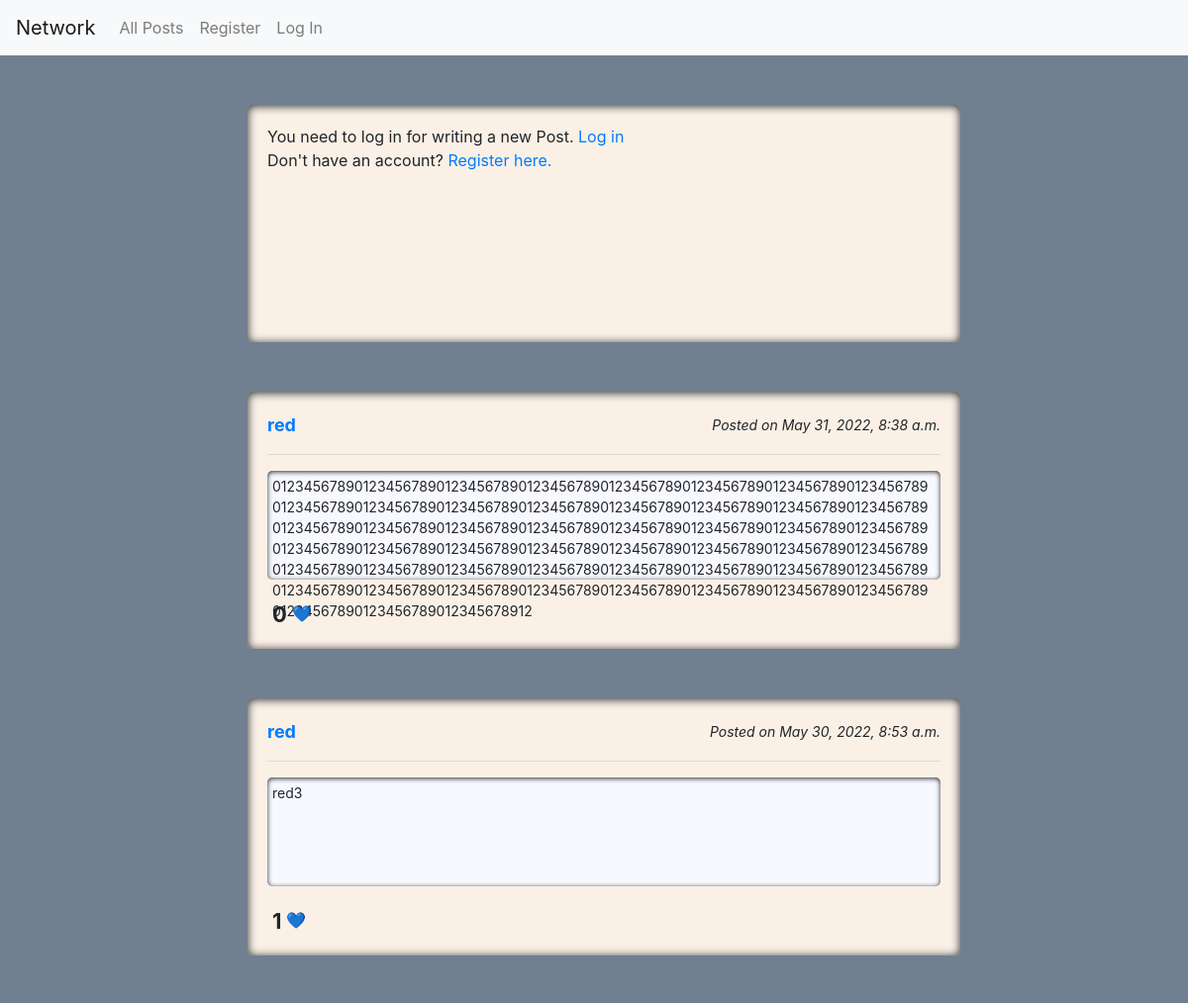
The app's page / (upper part), older data.
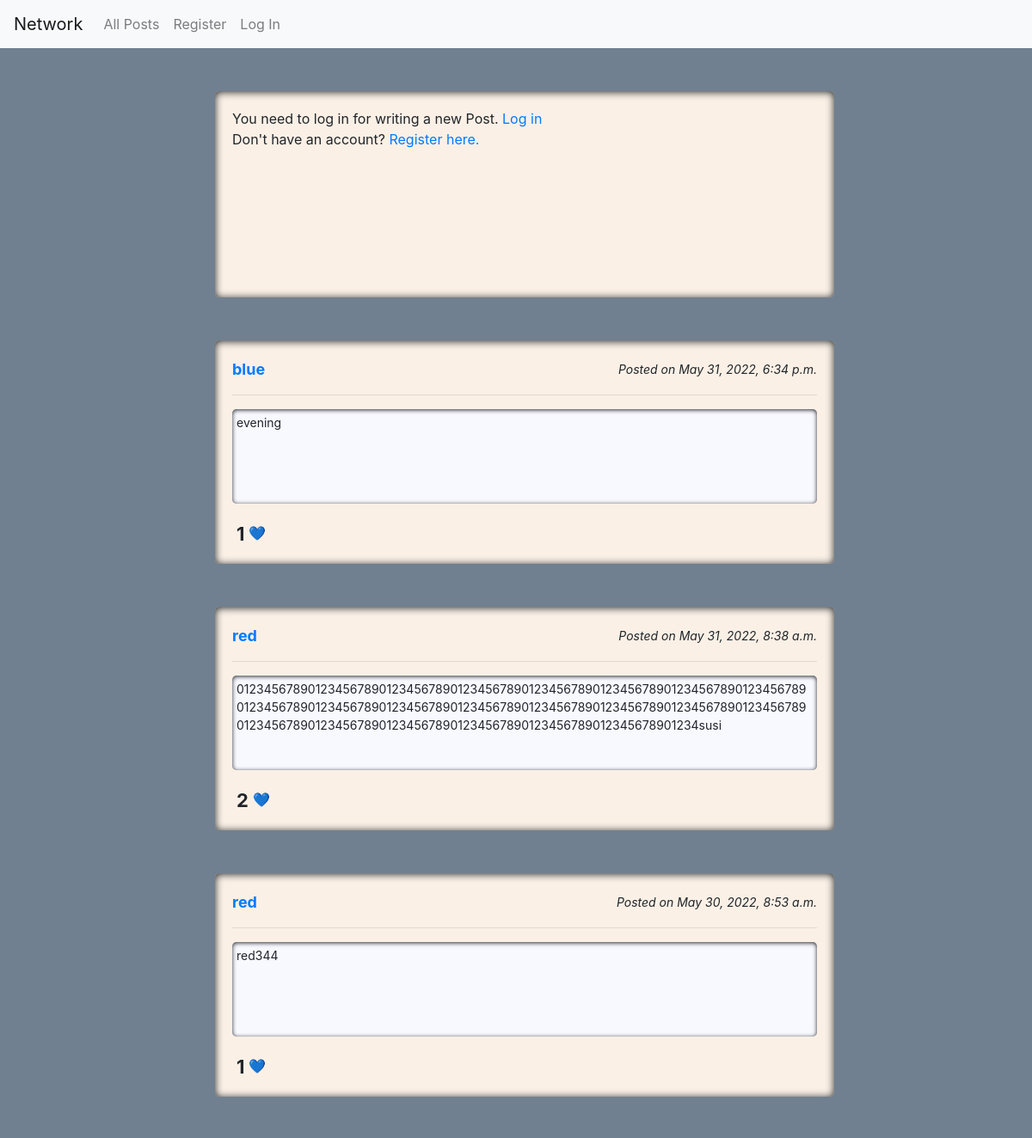
The same page, newer data.
### network/models.py (models this page shows, shortened)
class Post(models.Model):
    user = models.ForeignKey('User', on_delete=models.CASCADE)
    content = models.CharField(max_length=512)
    posted = models.DateTimeField(auto_now_add=True)
    likes = models.IntegerField(default=0)

class User(AbstractUser):
    pass

### network/views.py (the view, shortened to what this page needs)
# urls.py: path("", views.index, name="index"),
def index(request, profile_info=None):
    current_user = request.user
    if request.method == 'POST':
        form = PostForm(request.POST)
        if form.is_valid:
            form = form.save(commit=False)
            form.user_id = current_user.id
            form.save()
            return HttpResponseRedirect("/")
        else:
            return HttpResponseRedirect("/")
    else:
        if "/following" in request.path:
            if not request.user.is_authenticated:
                return render(request, "network/login.html")
            current_user_isfollowing = current_user.profile.following.all()
            other_users_pks = []
            for profile in current_user_isfollowing:
                other_users_pk = profile.user.id
                other_users_pks.append(other_users_pk)
            all_posts = Post.objects.select_related().filter(user_id__in=other_users_pks).order_by('-posted')
        else:
            all_posts = Post.objects.select_related().order_by('-posted')
        all_liked_posts = []
        if request.user.is_authenticated:
            my_likes = request.user.profile.my_like.all()
            for post in my_likes:
                all_liked_posts.append(post.id)
        paginate_posts = Paginator(all_posts, 10, orphans=0, allow_empty_first_page=True)
        page_number = request.GET.get('page')
        page_obj = paginate_posts.get_page(page_number)
        return render(request, "network/index.html" , {
            "form": PostForm(),
            "profile": profile_info,
            "liked": all_liked_posts,
            "posts": page_obj
        })

### network/templates/network/index.html (shortened to what this page needs)
{% extends "network/layout.html" %}
{% load static %}
{% block body %}
    <div class="grid">
        <div class="side-bar">
        </div>
        <div class="grid-item">
            <div id="post_container">
                {% if user.is_authenticated %}
                    <form action="{% url 'index' %}" method="post">
                        {% csrf_token %}
                        <label id="form_label">{{ form.content.label }}</label>
                        <div>{{ form.content }}</div>
                        <input type="submit" value="Post" class="btn btn-primary">
                    </form>
                {% else %}
                    <div>
                        You need to log in for writing a new Post.
                        <a href="{% url 'login' %}">Log in</a><br>
                        Don't have an account? <a href="{% url 'register' %}">Register here.</a>
                    </div>
                {% endif %}
            </div>
            <div id="posts_frame">
                {% if posts %}
                    {% for post in posts %}
                        <div id="frame_{{post.id}}" class="post_body">
                            <div class="post_header">
                                <div class="post_username">
                                    <a href={% url 'profile' post.user.username %}>{{ post.user.username }}</a>
                                </div>
                                <div id="timestamp_{{post.id}}" class="post_time">
                                    Posted on {{ post.posted }}
                                </div>
                            </div>
                            <hr>
                            <div id="content_{{post.id}}" class="post_content">
                                {{ post.content }}
                            </div>
                            <div class="post_footer">
                                <div id="likes_{{post.id}}" class="post_likes">
                                    <span id="count_{{post.id}}" class="post_like_counter">{{ post.likes }}</span>
                                    {% if post.id in liked %}
                                        <button id="like_{{post.id}}" type="button" name="like" class="btn btn-default">❤️</button>
                                    {% else %}
                                        <button id="like_{{post.id}}" type="button" name="like" class="btn btn-default">💙</button>
                                    {% endif %}
                                </div>
                                <div class="post_editbutton">
                                </div>
                            </div>
                        </div>
                    {% endfor %}
                {% else %}
                    <div class="no_post">
                        No posts.
                    </div>
                {% endif %}
            </div>
        </div>
        <div class="grid-item">
        </div>
    </div>
{% endblock %}

### network/templates/network/layout.html (shortened to what this page needs)
{% load static %}
<!DOCTYPE html>
<html lang="en">
    <head>
        <link rel="stylesheet" href="https://stackpath.bootstrapcdn.com/bootstrap/4.4.1/css/bootstrap.min.css">
        <link href="{% static 'network/styles.css' %}" rel="stylesheet">
    </head>
    <body>
        <nav class="navbar navbar-expand-lg navbar-light bg-light">
            <a class="navbar-brand" href="{% url 'index' %}">Network</a>
            <div>
                <ul class="navbar-nav mr-auto">
                    <li class="nav-item">
                        <a class="nav-link" href="{% url 'index' %}">All Posts</a>
                    </li>
                    {% if user.is_authenticated %}
                        <li class="nav-item">
                            <a class="nav-link" href="{% url 'following' %}">Following</a>
                        </li>
                        <li class="nav-item">
                            <a class="nav-link" href="{% url 'logout' %}">Log Out</a>
                        </li>
                    {% else %}
                        <li class="nav-item">
                            <a class="nav-link" href="{% url 'register' %}">Register</a>
                        </li>
                        <li class="nav-item">
                            <a class="nav-link" href="{% url 'login' %}">Log In</a>
                        </li>
                    {% endif %}
                </ul>
            </div>
        </nav>
        <div class="body">
            {% block body %}
            {% endblock %}
        </div>
    </body>
</html>

### network/static/network/styles.css (style rules this page uses)
body { background-color: slategray; }
textarea, .post_content { box-shadow: inset 0px 1px 5px; }
.grid { display: grid; grid-template-columns: auto 800px auto; }
#post_container { height: 240px; }
.post_body { height: 260px; margin-bottom: 50px; font-size: 14px; }
.post_body, #profile_frame, #post_container, .no_post { margin: 50px; border-radius: 5px; padding: 20px; background-color: linen; width: 720px; box-shadow: inset 0px 1px 10px; }
.post_header, .post_footer { display: grid; grid-template-columns: auto auto; }
.post_username { font-size: large; font-weight: bold; }
.post_editbutton, .post_time { text-align: right; }
.post_time { font-style: italic; padding-top: 3px; }
.post_content { background-color: ghostwhite; word-break: break-word; width: 100%; height: 110px; margin: 5px 0px 15px 0px; padding: 5px; border-radius: 5px; }
.post_like_counter { padding-left: 5px; font-size: 22px; font-weight: bolder; }
.btn-default { margin-bottom: 10px; margin-left: -12px; outline: none; }

Row changes from the older to the newer data that the page shows:
added Post: user.username "blue", posted "May 31, 2022, 6:34 p.m.", content "evening", likes "1"
changed Post: content "01234567890123456789012345678901234567890123456789012345678901234567890123456789012345678901234567890123456789012345678901234567890123456789012345678901234567890123456789012345678901234567890123456789012345678901234567890123456789012345678901234567890123456789012345678901234567890123456789012345678901234567890123456789012345678901234567890123456789012345678901234567890123456789012345678901234567890123456789012345678901234567890123456789012345678901234567890123456789012345678901234567890123456789012345678912" → "012345678901234567890123456789012345678901234567890123456789012345678901234567890123456789012345678901234567890123456789012345678901234567890123456789012345678901234567890123456789012345678901234567890123456789012345678901234susi"; likes "0" → "2"
changed Post: content "red3" → "red344"
